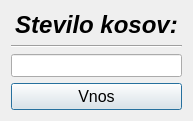
<?xml version="1.0" encoding="UTF-8"?>
<ui version="4.0">
 <class>NumOfItems</class>
 <widget class="QDialog" name="NumOfItems">
  <property name="geometry">
   <rect>
    <x>0</x>
    <y>0</y>
    <width>193</width>
    <height>114</height>
   </rect>
  </property>
  <property name="windowTitle">
   <string>Dialog</string>
  </property>
  <layout class="QVBoxLayout" name="verticalLayout_2">
   <item>
    <layout class="QVBoxLayout" name="verticalLayout">
     <item>
      <widget class="QLabel" name="label">
       <property name="font">
        <font>
         <family>MS Sans Serif</family>
         <pointsize>18</pointsize>
         <weight>75</weight>
         <italic>true</italic>
         <bold>true</bold>
        </font>
       </property>
       <property name="text">
        <string>Stevilo kosov:</string>
       </property>
       <property name="alignment">
        <set>Qt::AlignCenter</set>
       </property>
       <property name="buddy">
        <cstring>lineEdit_steviloKosov</cstring>
       </property>
      </widget>
     </item>
     <item>
      <widget class="Line" name="line">
       <property name="orientation">
        <enum>Qt::Horizontal</enum>
       </property>
      </widget>
     </item>
     <item>
      <widget class="QLineEdit" name="lineEdit_steviloKosov">
       <property name="font">
        <font>
         <family>MS Sans Serif</family>
         <pointsize>10</pointsize>
        </font>
       </property>
      </widget>
     </item>
    </layout>
   </item>
   <item>
    <layout class="QHBoxLayout" name="horizontalLayout">
     <item>
      <widget class="QPushButton" name="pushButton_vnos">
       <property name="font">
        <font>
         <family>MS Sans Serif</family>
         <pointsize>12</pointsize>
        </font>
       </property>
       <property name="text">
        <string>Vnos</string>
       </property>
      </widget>
     </item>
    </layout>
   </item>
  </layout>
 </widget>
 <resources/>
 <connections/>
</ui>
